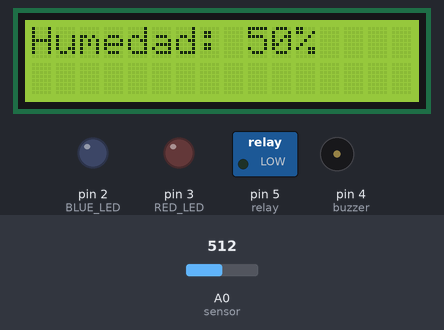
A sketch run on a simulated Arduino Uno, built with avr-gcc and run on an emulated ATmega328P. On the bench: 16×2 character LCD, switched loads named in the sketch (green lamp = pin HIGH), output pins drawn as LEDs (lit = HIGH), buzzer (waves = sounding, pin HIGH). The test bench sets the inputs (shaded band); at power-on: A0 (sensor) = 512.

Above: at 3.2 s.
3.3 s: A0 (sensor) set to 820
At 4.7 s:
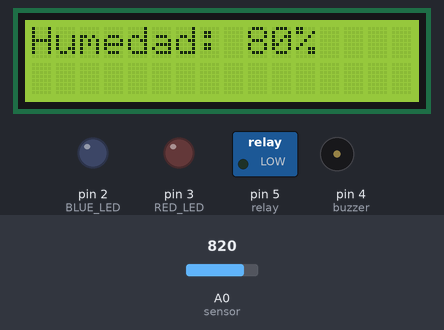
5.5 s: A0 (sensor) set to 835
At 6.6 s:
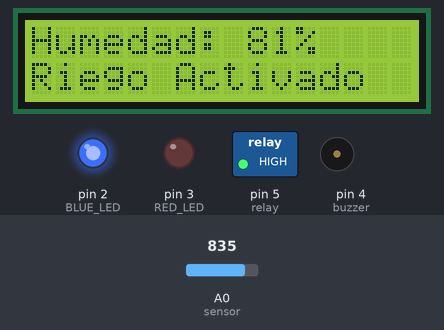
At 16.7 s:
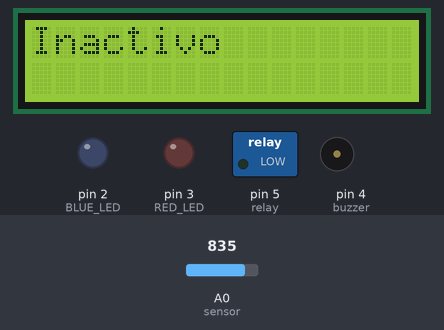
Timing chart, 0 to 43.6 s (numbered marks = the images above; inputs shaded):
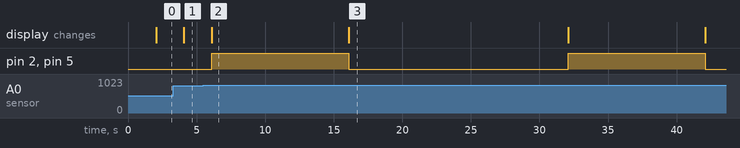

Measured:
- the behaviour switches between 828 and 829 on A0 (sensor) (found by bisection; images 1 and 2)
- after the input at 3.3 s, the display: changes after 0.78 s (image 1)
- after the input at 5.5 s, pin 2 (BLUE_LED), pin 5 (relay): alternates HIGH for 10.0 s and LOW for 16.0 s, starting after 0.59 s; the display: changes after 0.59 s (image 2)
- what the display in image 2 shows lasts 10.0 s, from 6.1 s to 16.1 s

The sketch:

sistemariego.ino
```cpp
#include <LiquidCrystal.h>

// Inicializar el objeto LCD con los pines apropiados
LiquidCrystal lcd(7, 8, 9, 10, 11, 12);

const int sensor = A0;
const int BLUE_LED = 2;
const int RED_LED = 3;
const int buzzer = 4;
const int relay = 5;

int sensorValue = 0;
int humidity = 0;


void setup() {

  pinMode(BLUE_LED, OUTPUT);
  pinMode(RED_LED, OUTPUT);
  pinMode(buzzer, OUTPUT);
  pinMode(relay, OUTPUT);

  lcd.begin(16, 2);
  lcd.setCursor(0, 0);
  lcd.print("Sistema de Riego");
  delay(2000);
}

void loop() {

  sensorValue = analogRead(sensor);

  humidity = map(sensorValue, 0, 1023, 0, 100);

  lcd.clear();
  lcd.setCursor(0, 0);
  lcd.print("Humedad: ");
  lcd.print(humidity);
  lcd.print("%");

  // Si la humedad es menor que el 20%, activar el riego
  if (humidity > 80) {
    lcd.setCursor(0, 1);
    lcd.print("Riego Activado");
    digitalWrite(BLUE_LED, HIGH);
    digitalWrite(relay, HIGH);
    //Tiempo de regado
    delay(10000);
    digitalWrite(relay, LOW);
    digitalWrite(BLUE_LED, LOW);
    lcd.clear();
    lcd.setCursor(0, 0);
    lcd.print("Inactivo");
    //Tiempo inactivo
    delay(15000);
  }
  // Si la humedad es mayor que el 80%, activar la alarma
  else if (humidity < 20) {
    lcd.setCursor(0, 1);
    lcd.print("Sobrehidratado");
    digitalWrite(RED_LED, HIGH);
    digitalWrite(buzzer, HIGH);
    delay(5000);
    digitalWrite(RED_LED, LOW);
    digitalWrite(buzzer, LOW);
  }

  delay(1000);
}
```
